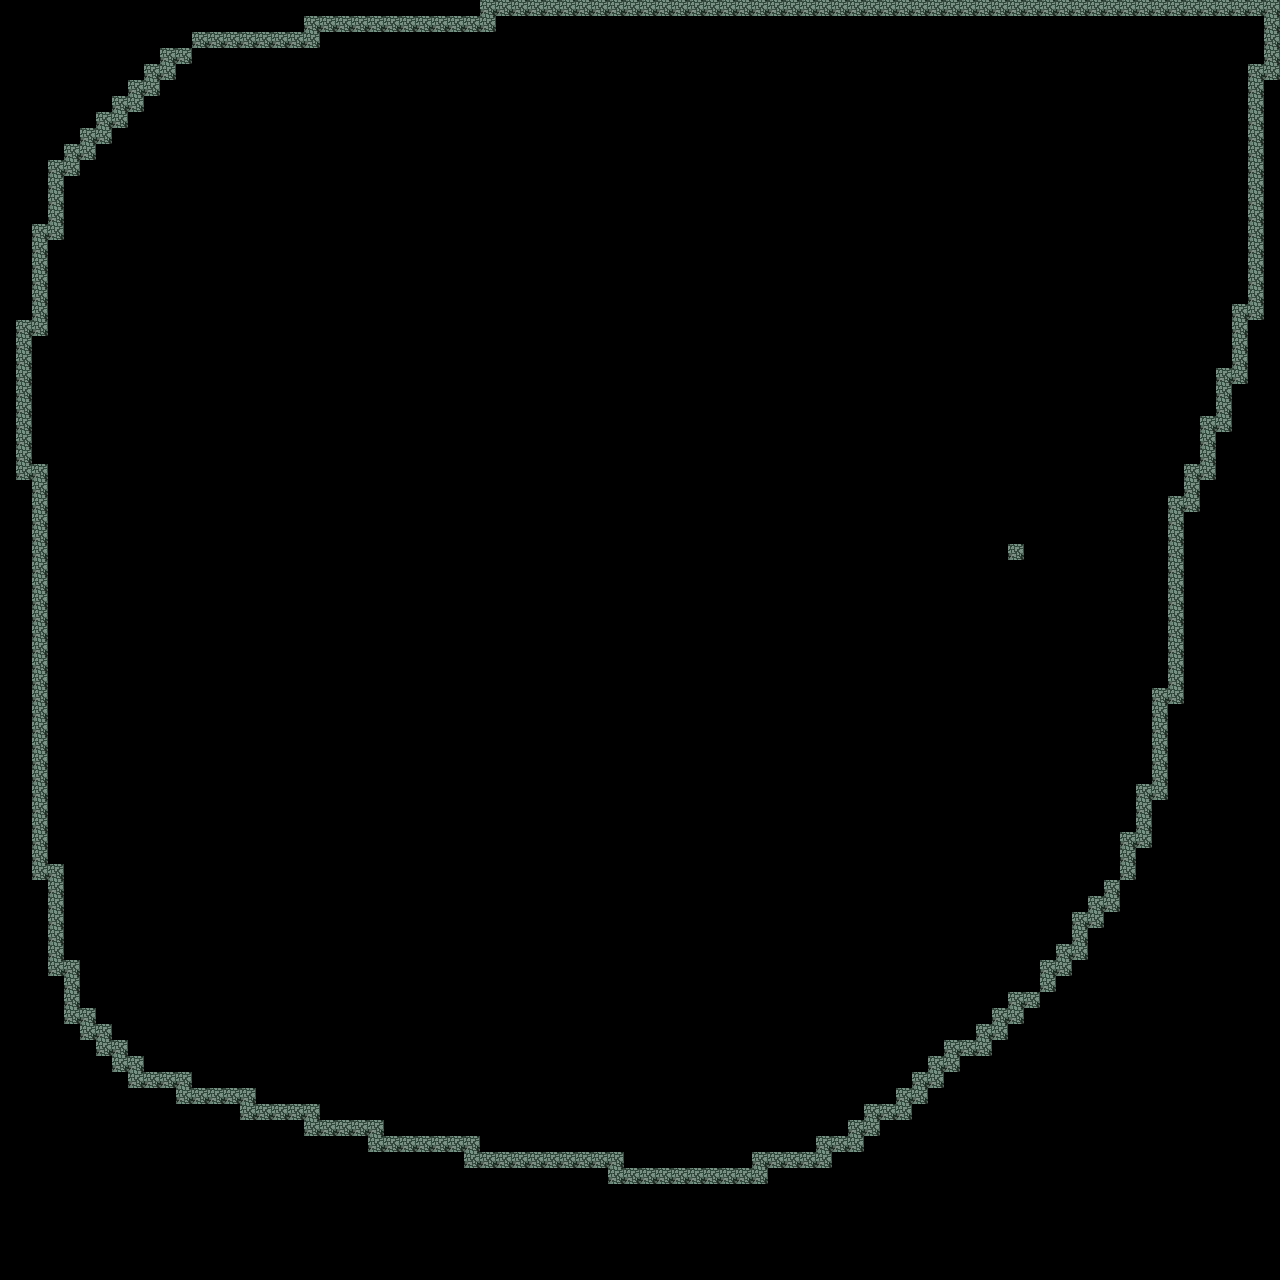

Rendered tile map (Tiled .tmx) drawn with the repository's tilesets; below, a short description and the map source with its tile grids summarised:
An orthogonal 80x80 tile map with 16x16 px tiles, 1 tile layer (Tile Layer 1), 2 tilesets and 2 objects.

<map version="1.0" orientation="orthogonal" renderorder="right-down" width="80" height="80" tilewidth="16" tileheight="16" nextobjectid="1">
 <tileset firstgid="1" name="stone_bricks" tilewidth="16" tileheight="16">
  <image source="stone_bricks.png" width="128" height="128" />
 </tileset>
 <tileset firstgid="65" name="stone_walls" tilewidth="16" tileheight="16">
  <image source="stone_walls.png" width="128" height="128" />
  <tile id="1">
   <objectgroup draworder="index">
    <object id="0" x="-0.181818" y="-0.181818" width="16" height="16" />
   </objectgroup>
  </tile>
  <tile id="18">
   <objectgroup draworder="index">
    <object id="0" x="-0.181818" y="0" width="16.1818" height="16" />
   </objectgroup>
  </tile>
 </tileset>
 <layer name="Tile Layer 1" width="80" height="80">
  <data>[6400 cells, 300 non-empty, 1 distinct tile ids]</data>
 </layer>
</map>
